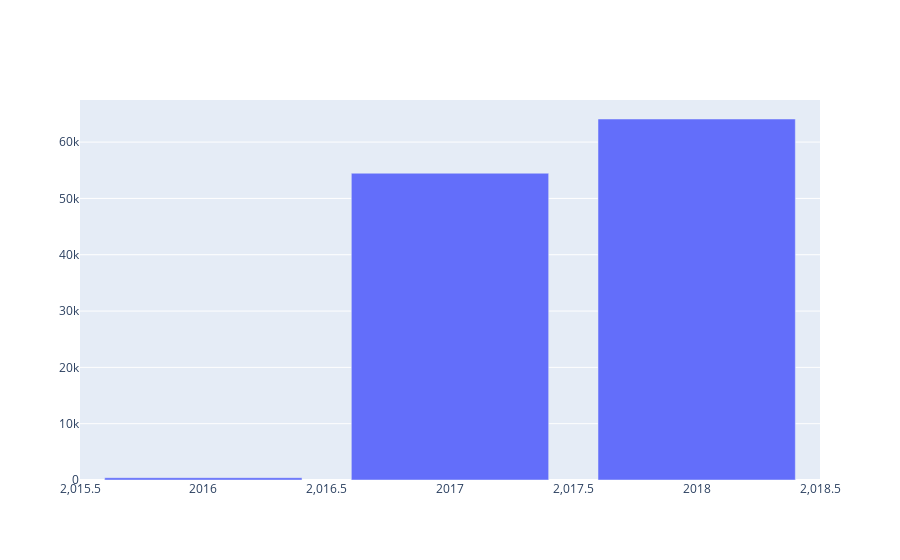

Notebook code cell kept with this figure:
### Markdown cell above
## **2.1 Sales per Year**

### Code cell
df2_aux = df2[['order_approved_at', 'year']].groupby('year').count().reset_index().rename(columns={'order_approved_at': 'qtd_orders'})
#df2_aux['year'] = pd.to_datetime(df2['year'])

trace1 = go.Bar(x = df2_aux['year'], y = df2_aux['qtd_orders'], name = 'Vendas 2016')
data = [trace1]
py.iplot(data)

### Figure 1 — Plotly figure (JSON) as saved in the notebook; plotly's stock layout.template omitted (floating-point values rounded to 4 significant figures)
{"data": [{"name": "Vendas 2016", "type": "bar", "x": [2016, 2017, 2018], "y": [404, 54470, 64100]}], "layout": {}}
